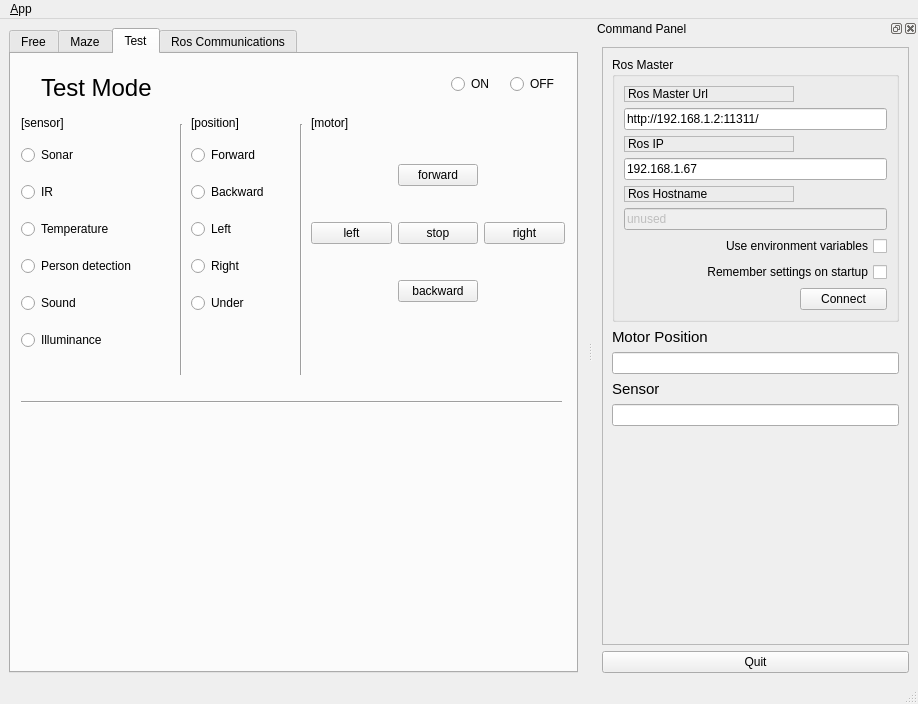
<?xml version="1.0" encoding="UTF-8"?>
<ui version="4.0">
 <class>MainWindowDesign</class>
 <widget class="QMainWindow" name="MainWindowDesign">
  <property name="geometry">
   <rect>
    <x>0</x>
    <y>0</y>
    <width>918</width>
    <height>704</height>
   </rect>
  </property>
  <property name="windowTitle">
   <string>QRosApp</string>
  </property>
  <property name="windowIcon">
   <iconset resource="../resources/images.qrc">
    <normaloff>:/images/icon.png</normaloff>:/images/icon.png</iconset>
  </property>
  <property name="locale">
   <locale language="English" country="Australia"/>
  </property>
  <widget class="QWidget" name="centralwidget">
   <layout class="QHBoxLayout">
    <item>
     <widget class="QTabWidget" name="tab_manager">
      <property name="minimumSize">
       <size>
        <width>100</width>
        <height>0</height>
       </size>
      </property>
      <property name="locale">
       <locale language="English" country="Australia"/>
      </property>
      <property name="currentIndex">
       <number>2</number>
      </property>
      <widget class="QWidget" name="tab_3">
       <attribute name="title">
        <string>Free</string>
       </attribute>
       <widget class="QRadioButton" name="freemode">
        <property name="geometry">
         <rect>
          <x>80</x>
          <y>25</y>
          <width>101</width>
          <height>23</height>
         </rect>
        </property>
        <property name="text">
         <string>free mode</string>
        </property>
       </widget>
       <widget class="QWidget" name="verticalLayoutWidget_2">
        <property name="geometry">
         <rect>
          <x>10</x>
          <y>110</y>
          <width>144</width>
          <height>228</height>
         </rect>
        </property>
        <layout class="QVBoxLayout" name="verticalLayout_5">
         <item>
          <widget class="QRadioButton" name="Sonar_free">
           <property name="text">
            <string>Sonar</string>
           </property>
          </widget>
         </item>
         <item>
          <widget class="QRadioButton" name="IR_free">
           <property name="text">
            <string>IR</string>
           </property>
          </widget>
         </item>
         <item>
          <widget class="QRadioButton" name="Temperature">
           <property name="text">
            <string>Temperature</string>
           </property>
          </widget>
         </item>
         <item>
          <widget class="QRadioButton" name="Persondetection">
           <property name="text">
            <string>Person detection</string>
           </property>
          </widget>
         </item>
         <item>
          <widget class="QRadioButton" name="Sound">
           <property name="text">
            <string>Sound</string>
           </property>
          </widget>
         </item>
         <item>
          <widget class="QRadioButton" name="Illuminance">
           <property name="text">
            <string>Illuminance</string>
           </property>
          </widget>
         </item>
        </layout>
       </widget>
       <widget class="QWidget" name="verticalLayoutWidget">
        <property name="geometry">
         <rect>
          <x>200</x>
          <y>120</y>
          <width>151</width>
          <height>61</height>
         </rect>
        </property>
        <layout class="QVBoxLayout" name="verticalLayout_4">
         <item>
          <widget class="QComboBox" name="sensor_position_free">
           <item>
            <property name="text">
             <string>Sensor Position</string>
            </property>
           </item>
           <item>
            <property name="text">
             <string>forward</string>
            </property>
           </item>
           <item>
            <property name="text">
             <string>bottom</string>
            </property>
           </item>
           <item>
            <property name="text">
             <string>left</string>
            </property>
           </item>
           <item>
            <property name="text">
             <string>right</string>
            </property>
           </item>
           <item>
            <property name="text">
             <string>up</string>
            </property>
           </item>
          </widget>
         </item>
         <item>
          <widget class="QSpinBox" name="sensor_value_free"/>
         </item>
        </layout>
       </widget>
       <widget class="QRadioButton" name="generally_free">
        <property name="geometry">
         <rect>
          <x>90</x>
          <y>63</y>
          <width>112</width>
          <height>23</height>
         </rect>
        </property>
        <property name="text">
         <string>generally</string>
        </property>
       </widget>
       <widget class="Line" name="line">
        <property name="geometry">
         <rect>
          <x>160</x>
          <y>121</y>
          <width>20</width>
          <height>201</height>
         </rect>
        </property>
        <property name="orientation">
         <enum>Qt::Vertical</enum>
        </property>
       </widget>
       <widget class="QLabel" name="Mode">
        <property name="geometry">
         <rect>
          <x>10</x>
          <y>20</y>
          <width>91</width>
          <height>28</height>
         </rect>
        </property>
        <property name="font">
         <font>
          <pointsize>18</pointsize>
         </font>
        </property>
        <property name="text">
         <string>Mode</string>
        </property>
       </widget>
       <widget class="QListWidget" name="workspace_free">
        <property name="geometry">
         <rect>
          <x>10</x>
          <y>370</y>
          <width>471</width>
          <height>231</height>
         </rect>
        </property>
       </widget>
       <widget class="Line" name="line_13">
        <property name="geometry">
         <rect>
          <x>10</x>
          <y>50</y>
          <width>561</width>
          <height>16</height>
         </rect>
        </property>
        <property name="orientation">
         <enum>Qt::Horizontal</enum>
        </property>
       </widget>
       <widget class="QWidget" name="verticalLayoutWidget_10">
        <property name="geometry">
         <rect>
          <x>400</x>
          <y>119</y>
          <width>160</width>
          <height>171</height>
         </rect>
        </property>
        <layout class="QVBoxLayout" name="verticalLayout_13">
         <item>
          <widget class="QComboBox" name="motor_position_free">
           <item>
            <property name="text">
             <string>Robot Direction</string>
            </property>
           </item>
           <item>
            <property name="text">
             <string>forward</string>
            </property>
           </item>
           <item>
            <property name="text">
             <string>back</string>
            </property>
           </item>
           <item>
            <property name="text">
             <string>left</string>
            </property>
           </item>
           <item>
            <property name="text">
             <string>right</string>
            </property>
           </item>
          </widget>
         </item>
         <item>
          <widget class="QSpinBox" name="motor_value_free">
           <property name="maximum">
            <number>255</number>
           </property>
          </widget>
         </item>
         <item>
          <widget class="QPushButton" name="Add_free">
           <property name="text">
            <string>Add</string>
           </property>
          </widget>
         </item>
        </layout>
       </widget>
       <widget class="Line" name="line_3">
        <property name="geometry">
         <rect>
          <x>370</x>
          <y>121</y>
          <width>20</width>
          <height>201</height>
         </rect>
        </property>
        <property name="orientation">
         <enum>Qt::Vertical</enum>
        </property>
       </widget>
       <widget class="QWidget" name="horizontalLayoutWidget">
        <property name="geometry">
         <rect>
          <x>10</x>
          <y>90</y>
          <width>561</width>
          <height>21</height>
         </rect>
        </property>
        <layout class="QHBoxLayout" name="horizontalLayout">
         <item>
          <widget class="QLabel" name="first">
           <property name="text">
            <string>1st : Sensor</string>
           </property>
          </widget>
         </item>
         <item>
          <widget class="QLabel" name="second">
           <property name="text">
            <string>2nd : value</string>
           </property>
          </widget>
         </item>
         <item>
          <widget class="QLabel" name="label_4">
           <property name="text">
            <string>3rd : Motor</string>
           </property>
          </widget>
         </item>
        </layout>
       </widget>
       <widget class="QLabel" name="Sensor_select">
        <property name="geometry">
         <rect>
          <x>10</x>
          <y>60</y>
          <width>91</width>
          <height>28</height>
         </rect>
        </property>
        <property name="font">
         <font>
          <pointsize>18</pointsize>
         </font>
        </property>
        <property name="text">
         <string>Sensor</string>
        </property>
       </widget>
       <widget class="QLabel" name="label_8">
        <property name="geometry">
         <rect>
          <x>10</x>
          <y>340</y>
          <width>131</width>
          <height>28</height>
         </rect>
        </property>
        <property name="font">
         <font>
          <pointsize>18</pointsize>
         </font>
        </property>
        <property name="text">
         <string>WorkSpace</string>
        </property>
       </widget>
       <widget class="Line" name="line_2">
        <property name="geometry">
         <rect>
          <x>0</x>
          <y>330</y>
          <width>561</width>
          <height>16</height>
         </rect>
        </property>
        <property name="orientation">
         <enum>Qt::Horizontal</enum>
        </property>
       </widget>
       <widget class="QWidget" name="formLayoutWidget">
        <property name="geometry">
         <rect>
          <x>200</x>
          <y>200</y>
          <width>160</width>
          <height>112</height>
         </rect>
        </property>
        <layout class="QFormLayout" name="formLayout">
         <item row="0" column="0">
          <widget class="QRadioButton" name="smaller_free">
           <property name="text">
            <string>smaller</string>
           </property>
          </widget>
         </item>
         <item row="1" column="0">
          <widget class="QRadioButton" name="bigger_free">
           <property name="text">
            <string>bigger</string>
           </property>
          </widget>
         </item>
         <item row="2" column="0">
          <widget class="QRadioButton" name="irblack_free">
           <property name="text">
            <string>Black</string>
           </property>
          </widget>
         </item>
         <item row="2" column="1">
          <widget class="QRadioButton" name="exist_free">
           <property name="text">
            <string>exist</string>
           </property>
          </widget>
         </item>
         <item row="3" column="0">
          <widget class="QRadioButton" name="irwhite_free">
           <property name="text">
            <string>White</string>
           </property>
          </widget>
         </item>
         <item row="3" column="1">
          <widget class="QRadioButton" name="none_free">
           <property name="text">
            <string>none</string>
           </property>
          </widget>
         </item>
        </layout>
       </widget>
       <widget class="QWidget" name="verticalLayoutWidget_12">
        <property name="geometry">
         <rect>
          <x>480</x>
          <y>510</y>
          <width>82</width>
          <height>89</height>
         </rect>
        </property>
        <layout class="QVBoxLayout" name="verticalLayout_15">
         <item>
          <widget class="QPushButton" name="reset_free">
           <property name="text">
            <string>Reset</string>
           </property>
          </widget>
         </item>
         <item>
          <widget class="QPushButton" name="start_free">
           <property name="text">
            <string>Start</string>
           </property>
          </widget>
         </item>
        </layout>
       </widget>
      </widget>
      <widget class="QWidget" name="tab_2">
       <attribute name="title">
        <string>Maze</string>
       </attribute>
       <widget class="QLabel" name="Mode_2">
        <property name="geometry">
         <rect>
          <x>10</x>
          <y>20</y>
          <width>91</width>
          <height>28</height>
         </rect>
        </property>
        <property name="font">
         <font>
          <pointsize>18</pointsize>
         </font>
        </property>
        <property name="text">
         <string>Mode</string>
        </property>
       </widget>
       <widget class="Line" name="line_5">
        <property name="geometry">
         <rect>
          <x>160</x>
          <y>111</y>
          <width>20</width>
          <height>181</height>
         </rect>
        </property>
        <property name="orientation">
         <enum>Qt::Vertical</enum>
        </property>
       </widget>
       <widget class="QLabel" name="Sensor_select_2">
        <property name="geometry">
         <rect>
          <x>10</x>
          <y>67</y>
          <width>91</width>
          <height>28</height>
         </rect>
        </property>
        <property name="font">
         <font>
          <pointsize>18</pointsize>
         </font>
        </property>
        <property name="text">
         <string>Sensor</string>
        </property>
       </widget>
       <widget class="QWidget" name="horizontalLayoutWidget_2">
        <property name="geometry">
         <rect>
          <x>0</x>
          <y>111</y>
          <width>561</width>
          <height>21</height>
         </rect>
        </property>
        <layout class="QHBoxLayout" name="horizontalLayout_3">
         <item>
          <widget class="QLabel" name="first_3">
           <property name="text">
            <string>1st : Sensor</string>
           </property>
          </widget>
         </item>
         <item>
          <widget class="QLabel" name="second_3">
           <property name="text">
            <string>2nd : value</string>
           </property>
          </widget>
         </item>
         <item>
          <widget class="QLabel" name="label_6">
           <property name="text">
            <string>3rd : Motor</string>
           </property>
          </widget>
         </item>
        </layout>
       </widget>
       <widget class="Line" name="line_14">
        <property name="geometry">
         <rect>
          <x>0</x>
          <y>50</y>
          <width>561</width>
          <height>16</height>
         </rect>
        </property>
        <property name="orientation">
         <enum>Qt::Horizontal</enum>
        </property>
       </widget>
       <widget class="QWidget" name="verticalLayoutWidget_9">
        <property name="geometry">
         <rect>
          <x>380</x>
          <y>140</y>
          <width>160</width>
          <height>151</height>
         </rect>
        </property>
        <layout class="QVBoxLayout" name="verticalLayout_12">
         <item>
          <widget class="QComboBox" name="motor_position_maze">
           <item>
            <property name="text">
             <string>Robot direction</string>
            </property>
           </item>
           <item>
            <property name="text">
             <string>forward</string>
            </property>
           </item>
           <item>
            <property name="text">
             <string>back</string>
            </property>
           </item>
           <item>
            <property name="text">
             <string>left</string>
            </property>
           </item>
           <item>
            <property name="text">
             <string>right</string>
            </property>
           </item>
          </widget>
         </item>
         <item>
          <widget class="QSpinBox" name="motor_value_maze">
           <property name="maximum">
            <number>255</number>
           </property>
          </widget>
         </item>
         <item>
          <widget class="QPushButton" name="Add_maze">
           <property name="text">
            <string>Add</string>
           </property>
          </widget>
         </item>
        </layout>
       </widget>
       <widget class="QLabel" name="label_10">
        <property name="geometry">
         <rect>
          <x>20</x>
          <y>320</y>
          <width>131</width>
          <height>28</height>
         </rect>
        </property>
        <property name="font">
         <font>
          <pointsize>18</pointsize>
         </font>
        </property>
        <property name="text">
         <string>WorkSpace</string>
        </property>
       </widget>
       <widget class="QRadioButton" name="generally_maze">
        <property name="geometry">
         <rect>
          <x>90</x>
          <y>70</y>
          <width>112</width>
          <height>23</height>
         </rect>
        </property>
        <property name="text">
         <string>generally</string>
        </property>
       </widget>
       <widget class="QWidget" name="verticalLayoutWidget_3">
        <property name="geometry">
         <rect>
          <x>190</x>
          <y>140</y>
          <width>151</width>
          <height>117</height>
         </rect>
        </property>
        <layout class="QVBoxLayout" name="verticalLayout_6">
         <item>
          <widget class="QComboBox" name="sensor_position_maze">
           <item>
            <property name="text">
             <string>Sensor Position</string>
            </property>
           </item>
           <item>
            <property name="text">
             <string>forward</string>
            </property>
           </item>
           <item>
            <property name="text">
             <string>bottom</string>
            </property>
           </item>
           <item>
            <property name="text">
             <string>left</string>
            </property>
           </item>
           <item>
            <property name="text">
             <string>right</string>
            </property>
           </item>
           <item>
            <property name="text">
             <string>up</string>
            </property>
           </item>
          </widget>
         </item>
         <item>
          <widget class="QSpinBox" name="sensor_value_maze"/>
         </item>
         <item>
          <widget class="QRadioButton" name="smaller_maze">
           <property name="text">
            <string>smaller</string>
           </property>
          </widget>
         </item>
         <item>
          <widget class="QRadioButton" name="bigger_maze">
           <property name="text">
            <string>bigger</string>
           </property>
          </widget>
         </item>
        </layout>
       </widget>
       <widget class="QWidget" name="verticalLayoutWidget_5">
        <property name="geometry">
         <rect>
          <x>0</x>
          <y>140</y>
          <width>160</width>
          <height>31</height>
         </rect>
        </property>
        <layout class="QVBoxLayout" name="verticalLayout_8">
         <item>
          <widget class="QRadioButton" name="Sonar_maze">
           <property name="text">
            <string>Sonar</string>
           </property>
          </widget>
         </item>
        </layout>
       </widget>
       <widget class="Line" name="line_6">
        <property name="geometry">
         <rect>
          <x>-10</x>
          <y>310</y>
          <width>561</width>
          <height>16</height>
         </rect>
        </property>
        <property name="orientation">
         <enum>Qt::Horizontal</enum>
        </property>
       </widget>
       <widget class="QListWidget" name="workspace_maze">
        <property name="geometry">
         <rect>
          <x>10</x>
          <y>350</y>
          <width>471</width>
          <height>251</height>
         </rect>
        </property>
       </widget>
       <widget class="QRadioButton" name="mazemode">
        <property name="geometry">
         <rect>
          <x>80</x>
          <y>25</y>
          <width>110</width>
          <height>23</height>
         </rect>
        </property>
        <property name="text">
         <string>maze mode</string>
        </property>
       </widget>
       <widget class="QWidget" name="verticalLayoutWidget_6">
        <property name="geometry">
         <rect>
          <x>480</x>
          <y>510</y>
          <width>82</width>
          <height>89</height>
         </rect>
        </property>
        <layout class="QVBoxLayout" name="verticalLayout_9">
         <item>
          <widget class="QPushButton" name="reset_maze">
           <property name="text">
            <string>Reset</string>
           </property>
          </widget>
         </item>
         <item>
          <widget class="QPushButton" name="start_maze">
           <property name="text">
            <string>Start</string>
           </property>
          </widget>
         </item>
        </layout>
       </widget>
      </widget>
      <widget class="QWidget" name="tab_4">
       <attribute name="title">
        <string>Test</string>
       </attribute>
       <widget class="QWidget" name="verticalLayoutWidget_4">
        <property name="geometry">
         <rect>
          <x>10</x>
          <y>80</y>
          <width>144</width>
          <height>228</height>
         </rect>
        </property>
        <layout class="QVBoxLayout" name="verticalLayout_7">
         <item>
          <widget class="QRadioButton" name="Sonar_test">
           <property name="text">
            <string>Sonar</string>
           </property>
          </widget>
         </item>
         <item>
          <widget class="QRadioButton" name="IR_test">
           <property name="text">
            <string>IR</string>
           </property>
          </widget>
         </item>
         <item>
          <widget class="QRadioButton" name="Temperature_test">
           <property name="text">
            <string>Temperature</string>
           </property>
          </widget>
         </item>
         <item>
          <widget class="QRadioButton" name="Persondetection_test">
           <property name="text">
            <string>Person detection</string>
           </property>
          </widget>
         </item>
         <item>
          <widget class="QRadioButton" name="Sound_test">
           <property name="text">
            <string>Sound</string>
           </property>
          </widget>
         </item>
         <item>
          <widget class="QRadioButton" name="Illuminance_test">
           <property name="text">
            <string>Illuminance</string>
           </property>
          </widget>
         </item>
        </layout>
       </widget>
       <widget class="QLabel" name="Mode_3">
        <property name="geometry">
         <rect>
          <x>30</x>
          <y>20</y>
          <width>121</width>
          <height>28</height>
         </rect>
        </property>
        <property name="font">
         <font>
          <pointsize>18</pointsize>
         </font>
        </property>
        <property name="text">
         <string>Test Mode</string>
        </property>
       </widget>
       <widget class="QWidget" name="gridLayoutWidget">
        <property name="geometry">
         <rect>
          <x>300</x>
          <y>80</y>
          <width>254</width>
          <height>201</height>
         </rect>
        </property>
        <layout class="QGridLayout" name="gridLayout_2">
         <item row="1" column="0">
          <widget class="QPushButton" name="left_test">
           <property name="text">
            <string>left</string>
           </property>
          </widget>
         </item>
         <item row="0" column="1">
          <widget class="QPushButton" name="forward_test">
           <property name="text">
            <string>forward</string>
           </property>
          </widget>
         </item>
         <item row="1" column="1">
          <widget class="QPushButton" name="stop_test">
           <property name="text">
            <string>stop</string>
           </property>
          </widget>
         </item>
         <item row="1" column="2">
          <widget class="QPushButton" name="right_test">
           <property name="text">
            <string>right</string>
           </property>
          </widget>
         </item>
         <item row="2" column="1">
          <widget class="QPushButton" name="backward_test">
           <property name="text">
            <string>backward</string>
           </property>
          </widget>
         </item>
        </layout>
       </widget>
       <widget class="Line" name="line_4">
        <property name="geometry">
         <rect>
          <x>10</x>
          <y>340</y>
          <width>541</width>
          <height>16</height>
         </rect>
        </property>
        <property name="orientation">
         <enum>Qt::Horizontal</enum>
        </property>
       </widget>
       <widget class="QWidget" name="horizontalLayoutWidget_3">
        <property name="geometry">
         <rect>
          <x>440</x>
          <y>10</y>
          <width>111</width>
          <height>41</height>
         </rect>
        </property>
        <layout class="QHBoxLayout" name="horizontalLayout_2">
         <item>
          <widget class="QRadioButton" name="on_test">
           <property name="text">
            <string>ON</string>
           </property>
          </widget>
         </item>
         <item>
          <widget class="QRadioButton" name="off_test">
           <property name="text">
            <string>OFF</string>
           </property>
          </widget>
         </item>
        </layout>
       </widget>
       <widget class="Line" name="line_7">
        <property name="geometry">
         <rect>
          <x>160</x>
          <y>70</y>
          <width>21</width>
          <height>251</height>
         </rect>
        </property>
        <property name="orientation">
         <enum>Qt::Vertical</enum>
        </property>
       </widget>
       <widget class="QWidget" name="verticalLayoutWidget_7">
        <property name="geometry">
         <rect>
          <x>180</x>
          <y>80</y>
          <width>101</width>
          <height>191</height>
         </rect>
        </property>
        <layout class="QVBoxLayout" name="verticalLayout_10">
         <item>
          <widget class="QRadioButton" name="forward_test_p">
           <property name="text">
            <string>Forward</string>
           </property>
          </widget>
         </item>
         <item>
          <widget class="QRadioButton" name="backward_test_p">
           <property name="text">
            <string>Backward</string>
           </property>
          </widget>
         </item>
         <item>
          <widget class="QRadioButton" name="left_test_p">
           <property name="text">
            <string>Left</string>
           </property>
          </widget>
         </item>
         <item>
          <widget class="QRadioButton" name="right_test_p">
           <property name="text">
            <string>Right</string>
           </property>
          </widget>
         </item>
         <item>
          <widget class="QRadioButton" name="under_test_p">
           <property name="text">
            <string>Under</string>
           </property>
          </widget>
         </item>
        </layout>
       </widget>
       <widget class="Line" name="line_8">
        <property name="geometry">
         <rect>
          <x>280</x>
          <y>70</y>
          <width>21</width>
          <height>251</height>
         </rect>
        </property>
        <property name="orientation">
         <enum>Qt::Vertical</enum>
        </property>
       </widget>
       <widget class="QLabel" name="label_9">
        <property name="geometry">
         <rect>
          <x>10</x>
          <y>60</y>
          <width>67</width>
          <height>17</height>
         </rect>
        </property>
        <property name="text">
         <string>[sensor]</string>
        </property>
       </widget>
       <widget class="QLabel" name="label_12">
        <property name="geometry">
         <rect>
          <x>180</x>
          <y>60</y>
          <width>81</width>
          <height>17</height>
         </rect>
        </property>
        <property name="text">
         <string>[position]</string>
        </property>
       </widget>
       <widget class="QLabel" name="label_13">
        <property name="geometry">
         <rect>
          <x>300</x>
          <y>60</y>
          <width>81</width>
          <height>17</height>
         </rect>
        </property>
        <property name="text">
         <string>[motor]</string>
        </property>
       </widget>
      </widget>
      <widget class="QWidget" name="tab_status">
       <attribute name="title">
        <string>Ros Communications</string>
       </attribute>
       <layout class="QVBoxLayout" name="verticalLayout_2">
        <item>
         <widget class="QGroupBox" name="groupBox_12">
          <property name="sizePolicy">
           <sizepolicy hsizetype="MinimumExpanding" vsizetype="Preferred">
            <horstretch>0</horstretch>
            <verstretch>0</verstretch>
           </sizepolicy>
          </property>
          <property name="title">
           <string>Logging</string>
          </property>
          <layout class="QGridLayout" name="gridLayout_3">
           <item row="0" column="0">
            <widget class="QListView" name="view_logging"/>
           </item>
          </layout>
         </widget>
        </item>
       </layout>
      </widget>
     </widget>
    </item>
   </layout>
  </widget>
  <widget class="QMenuBar" name="menubar">
   <property name="geometry">
    <rect>
     <x>0</x>
     <y>0</y>
     <width>918</width>
     <height>22</height>
    </rect>
   </property>
   <widget class="QMenu" name="menu_File">
    <property name="title">
     <string>&amp;App</string>
    </property>
    <addaction name="action_Preferences"/>
    <addaction name="separator"/>
    <addaction name="actionAbout"/>
    <addaction name="actionAbout_Qt"/>
    <addaction name="separator"/>
    <addaction name="action_Quit"/>
   </widget>
   <addaction name="menu_File"/>
  </widget>
  <widget class="QStatusBar" name="statusbar"/>
  <widget class="QDockWidget" name="dock_status">
   <property name="sizePolicy">
    <sizepolicy hsizetype="Minimum" vsizetype="Preferred">
     <horstretch>0</horstretch>
     <verstretch>0</verstretch>
    </sizepolicy>
   </property>
   <property name="minimumSize">
    <size>
     <width>325</width>
     <height>511</height>
    </size>
   </property>
   <property name="allowedAreas">
    <set>Qt::RightDockWidgetArea</set>
   </property>
   <property name="windowTitle">
    <string>Command Panel</string>
   </property>
   <attribute name="dockWidgetArea">
    <number>2</number>
   </attribute>
   <widget class="QWidget" name="dockWidgetContents_2">
    <layout class="QVBoxLayout" name="verticalLayout">
     <item>
      <widget class="QFrame" name="frame">
       <property name="sizePolicy">
        <sizepolicy hsizetype="Minimum" vsizetype="Preferred">
         <horstretch>0</horstretch>
         <verstretch>0</verstretch>
        </sizepolicy>
       </property>
       <property name="frameShape">
        <enum>QFrame::StyledPanel</enum>
       </property>
       <property name="frameShadow">
        <enum>QFrame::Raised</enum>
       </property>
       <layout class="QVBoxLayout" name="verticalLayout_3">
        <item>
         <widget class="QGroupBox" name="groupBox">
          <property name="title">
           <string>Ros Master</string>
          </property>
          <layout class="QGridLayout" name="gridLayout">
           <item row="0" column="0">
            <widget class="QLabel" name="label">
             <property name="frameShape">
              <enum>QFrame::StyledPanel</enum>
             </property>
             <property name="frameShadow">
              <enum>QFrame::Raised</enum>
             </property>
             <property name="text">
              <string>Ros Master Url</string>
             </property>
            </widget>
           </item>
           <item row="1" column="0" colspan="2">
            <widget class="QLineEdit" name="line_edit_master">
             <property name="text">
              <string>http://192.168.1.2:11311/</string>
             </property>
            </widget>
           </item>
           <item row="2" column="0">
            <widget class="QLabel" name="label_2">
             <property name="frameShape">
              <enum>QFrame::StyledPanel</enum>
             </property>
             <property name="frameShadow">
              <enum>QFrame::Raised</enum>
             </property>
             <property name="text">
              <string>Ros IP</string>
             </property>
            </widget>
           </item>
           <item row="3" column="0" colspan="2">
            <widget class="QLineEdit" name="line_edit_host">
             <property name="text">
              <string>192.168.1.67</string>
             </property>
            </widget>
           </item>
           <item row="4" column="0">
            <widget class="QLabel" name="label_3">
             <property name="frameShape">
              <enum>QFrame::StyledPanel</enum>
             </property>
             <property name="frameShadow">
              <enum>QFrame::Raised</enum>
             </property>
             <property name="text">
              <string>Ros Hostname</string>
             </property>
            </widget>
           </item>
           <item row="5" column="0" colspan="2">
            <widget class="QLineEdit" name="line_edit_topic">
             <property name="enabled">
              <bool>false</bool>
             </property>
             <property name="text">
              <string>unused</string>
             </property>
            </widget>
           </item>
           <item row="6" column="0" colspan="2">
            <widget class="QCheckBox" name="checkbox_use_environment">
             <property name="layoutDirection">
              <enum>Qt::RightToLeft</enum>
             </property>
             <property name="text">
              <string>Use environment variables</string>
             </property>
            </widget>
           </item>
           <item row="7" column="0" colspan="2">
            <widget class="QCheckBox" name="checkbox_remember_settings">
             <property name="layoutDirection">
              <enum>Qt::RightToLeft</enum>
             </property>
             <property name="text">
              <string>Remember settings on startup</string>
             </property>
            </widget>
           </item>
           <item row="8" column="0">
            <spacer name="horizontalSpacer">
             <property name="orientation">
              <enum>Qt::Horizontal</enum>
             </property>
             <property name="sizeHint" stdset="0">
              <size>
               <width>170</width>
               <height>21</height>
              </size>
             </property>
            </spacer>
           </item>
           <item row="8" column="1">
            <widget class="QPushButton" name="button_connect">
             <property name="enabled">
              <bool>true</bool>
             </property>
             <property name="sizePolicy">
              <sizepolicy hsizetype="MinimumExpanding" vsizetype="Fixed">
               <horstretch>0</horstretch>
               <verstretch>0</verstretch>
              </sizepolicy>
             </property>
             <property name="toolTip">
              <string>Set the target to the current joint trajectory state.</string>
             </property>
             <property name="statusTip">
              <string>Clear all waypoints and set the target to the current joint trajectory state.</string>
             </property>
             <property name="text">
              <string>Connect</string>
             </property>
            </widget>
           </item>
          </layout>
         </widget>
        </item>
        <item>
         <layout class="QVBoxLayout" name="verticalLayout_16">
          <item>
           <widget class="QLabel" name="label_11">
            <property name="font">
             <font>
              <pointsize>11</pointsize>
             </font>
            </property>
            <property name="text">
             <string>Motor Position</string>
            </property>
           </widget>
          </item>
          <item>
           <widget class="QLineEdit" name="lineEdit_motorposition">
            <property name="readOnly">
             <bool>true</bool>
            </property>
           </widget>
          </item>
          <item>
           <widget class="QLabel" name="label_5">
            <property name="font">
             <font>
              <pointsize>11</pointsize>
             </font>
            </property>
            <property name="text">
             <string>Sensor</string>
            </property>
           </widget>
          </item>
          <item>
           <widget class="QLineEdit" name="lineEdit_sensorvalue">
            <property name="readOnly">
             <bool>true</bool>
            </property>
           </widget>
          </item>
         </layout>
        </item>
        <item>
         <spacer name="verticalSpacer_3">
          <property name="orientation">
           <enum>Qt::Vertical</enum>
          </property>
          <property name="sizeHint" stdset="0">
           <size>
            <width>20</width>
            <height>233</height>
           </size>
          </property>
         </spacer>
        </item>
       </layout>
      </widget>
     </item>
     <item>
      <widget class="QPushButton" name="quit_button">
       <property name="sizePolicy">
        <sizepolicy hsizetype="MinimumExpanding" vsizetype="Fixed">
         <horstretch>0</horstretch>
         <verstretch>0</verstretch>
        </sizepolicy>
       </property>
       <property name="text">
        <string>Quit</string>
       </property>
      </widget>
     </item>
    </layout>
   </widget>
  </widget>
  <action name="action_Quit">
   <property name="text">
    <string>&amp;Quit</string>
   </property>
   <property name="shortcut">
    <string>Ctrl+Q</string>
   </property>
   <property name="shortcutContext">
    <enum>Qt::ApplicationShortcut</enum>
   </property>
  </action>
  <action name="action_Preferences">
   <property name="text">
    <string>&amp;Preferences</string>
   </property>
  </action>
  <action name="actionAbout">
   <property name="text">
    <string>&amp;About</string>
   </property>
  </action>
  <action name="actionAbout_Qt">
   <property name="text">
    <string>About &amp;Qt</string>
   </property>
  </action>
 </widget>
 <resources>
  <include location="../resources/images.qrc"/>
 </resources>
 <connections>
  <connection>
   <sender>action_Quit</sender>
   <signal>triggered()</signal>
   <receiver>MainWindowDesign</receiver>
   <slot>close()</slot>
   <hints>
    <hint type="sourcelabel">
     <x>-1</x>
     <y>-1</y>
    </hint>
    <hint type="destinationlabel">
     <x>399</x>
     <y>299</y>
    </hint>
   </hints>
  </connection>
  <connection>
   <sender>quit_button</sender>
   <signal>clicked()</signal>
   <receiver>MainWindowDesign</receiver>
   <slot>close()</slot>
   <hints>
    <hint type="sourcelabel">
     <x>859</x>
     <y>552</y>
    </hint>
    <hint type="destinationlabel">
     <x>469</x>
     <y>299</y>
    </hint>
   </hints>
  </connection>
 </connections>
</ui>
